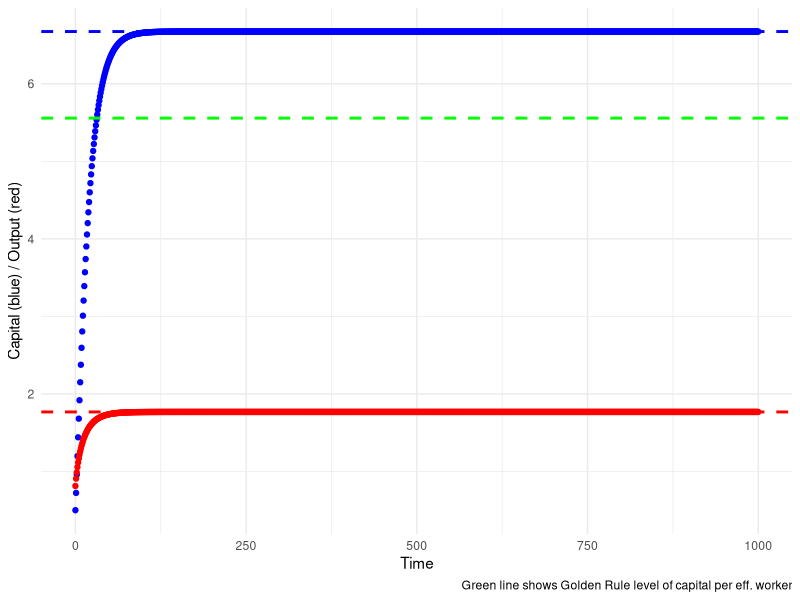
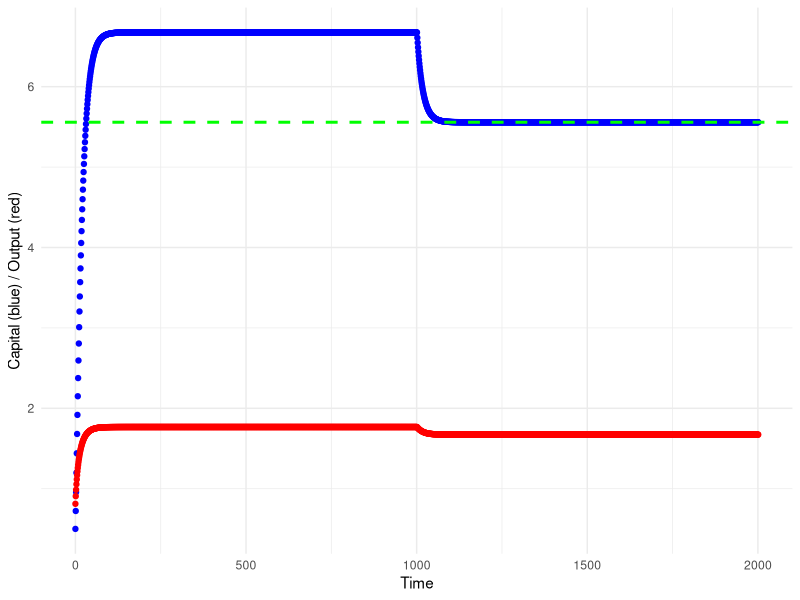
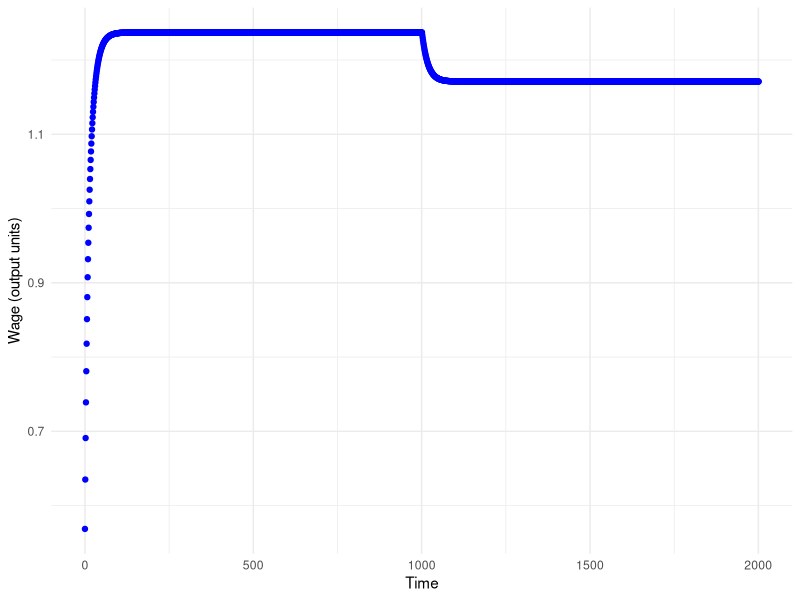
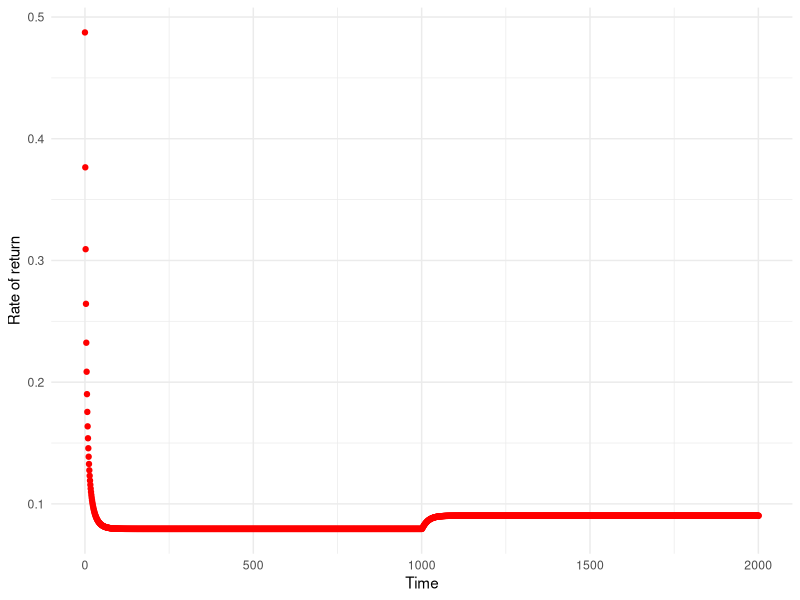
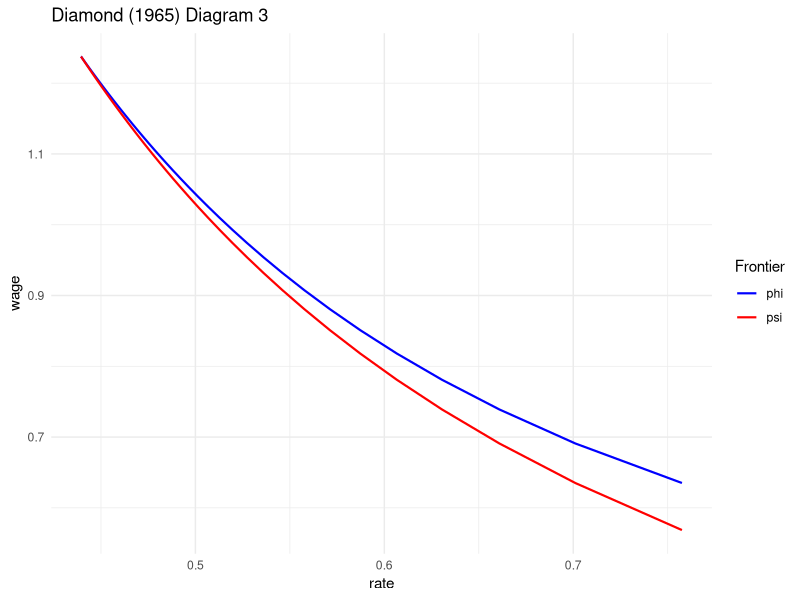

Write R code to recreate these figures, in order.
############################### 
# model parameters
############################### 
max_iter = 1000               # nr of model iterations
a = 0.3                       # capital share of income
b = 0.95                      # consumer intertemporal discount rate
d = 0.05                      # depreciation over the generation cycle
n = 0.01                      # population growth rate
g = 0.03                      # technology/tfp growth rate
z = n+g+n*g                   # (1+n)(1+g)
l0 = 0.5                      # initial labor
k0 = 0.5                      # initial capital
tfp0=0.5                      # initial technology/tfp
###############################

############################### 
# labor and tfp paths

l = l0*(1+n)^(0:max_iter)     # cool R trick a^(vecctor) is a vector
tfp = tfp0*(1+g)^(0:max_iter)

############################### 
# steady state and golden rule capital levels
# note production function is cobb-douglas crs in (K,L)

k_ss = ((b*(1-a))/((1+b)*(z+d)))^(1/(1-a))
y_ss = k_ss^a
k_gr = (a/(z+d))^(1/(1-a))

k = c(k0, rep(0,max_iter) )   # initialized capital vector

############################### 
# capital stock path based on equation of motion

for(t in 1:max_iter){
  
  k[(t+1)] = (k[t]^a)*(b*(1-a))/((1+b)*(1+z)) + k[t]*(1-d)/(1+z)
}

###############################
# initialize tax sim

k_tax = 
  c(k_ss, rep(0,max_iter) )

# fun trick i discovered.
# you can get this next result by assuming existence of a "k_gr" steady state with gov>0 and solving for gov.
# convergence to a steady state requires the level of capital to converge to the golden rule level.

gov = (1-a)*k_gr^a - k_gr*((1+b)*(z+d))/b

for(t in 1:max_iter){
  
  k_tax[(t+1)] = (b/((1+b)*(1+z)))*((1-a)*k_tax[t]^a - gov) + k_tax[t]*(1-d)/(1+z)
  
}

library(tidyverse)

baseline_df = 
  tibble(
    time = 0:max_iter,
    capital = k,
    cap_ss = k_ss,
    output = k^a,
    tfp = tfp,
    y_ss = k_ss^a,
    wage = (1-a)*capital^a,
    rate = a*capital^(a-1),
    saving = (b/(1+b))*((1-a)*capital^a)
  ) 

forward_df = 
  tibble(
    time = 0:(2*max_iter+1),
    capital = c(k,k_tax),
    output = (capital)^a,
    wage = (1-a)*capital^a,
    rate = a*capital^(a-1),
    saving = (b/(1+b))*((1-a)*capital^a - gov)
  ) 

## plots ##

baseline_df |> 
  ggplot() + 
  geom_point(
    aes(
      x = time, 
      y = capital
      ),
      color = 'blue'
  ) +
  geom_point(
    aes(
      x = time, 
      y = output
      ),
      color = 'red'
  ) + 
  geom_hline(
    yintercept = k_ss, linetype = 2, color = 'blue', linewidth = 1
  ) + 
  geom_hline(
    yintercept = y_ss, linetype = 2, color = 'red', linewidth = 1
  ) +
  geom_hline(
    yintercept = k_gr, linetype = 2, color = 'green', linewidth = 1
  ) +
  labs( x = "Time", y = "Capital (blue) / Output (red)",
        caption = 'Green line shows Golden Rule level of capital per eff. worker'
        ) + 
  theme_minimal()

# this is cool. you can see how we use the tax to achieve dynamic efficiency

forward_df |> 
  ggplot() + 
  geom_point(
    aes(
      x = time, 
      y = capital
    ),
    color = 'blue'
  ) +
  geom_point(
    aes(
      x = time, 
      y = output
    ),
    color = 'red'
  ) + 
  geom_hline(
    yintercept = k_gr, linetype = 2, color = 'green', linewidth = 1
  ) +
  labs( x = "Time", y = "Capital (blue) / Output (red)"
  ) + 
  theme_minimal()

forward_df |> 
  ggplot() + 
  geom_point(
    aes(
      x = time, 
      y = wage
    ),
    color = 'blue'
  ) +
  labs( x = "Time", y = "Wage (output units)") +
  theme_minimal()

forward_df |> 
  ggplot() + 
  geom_point(
    aes(
      x = time, 
      y = rate
    ),
    color = 'red'
  ) +
  labs( x = "Time", y = "Rate of return") +
  theme_minimal()

# diamond paper diagram 3

cols = c('phi' = 'blue', 'psi' = 'red')
baseline_df |> 
  mutate( phi = a*((b/(1+b))*lag(wage)/(1+z))^(a-1) ,
          psi = a*((b/(1+b))*wage/(1+z))^(a-1) ) |>  
  ggplot(  ) + 
  geom_line(aes( x = phi, y = wage , color = 'phi'), linewidth = 0.75) + 
  geom_line(aes( x = psi, y = wage , color = 'psi'), linewidth = 0.75) +
  scale_color_manual( name = 'Frontier', values = cols) +
  labs(x = 'rate', title = "Diamond (1965) Diagram 3") + 
  theme_minimal()
